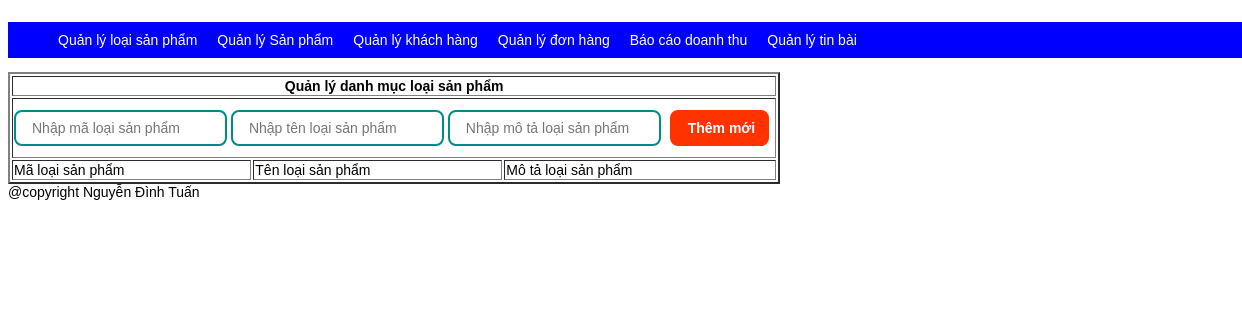
/Manager.php?action=tinbai, run on an earlier commit of the app's database.
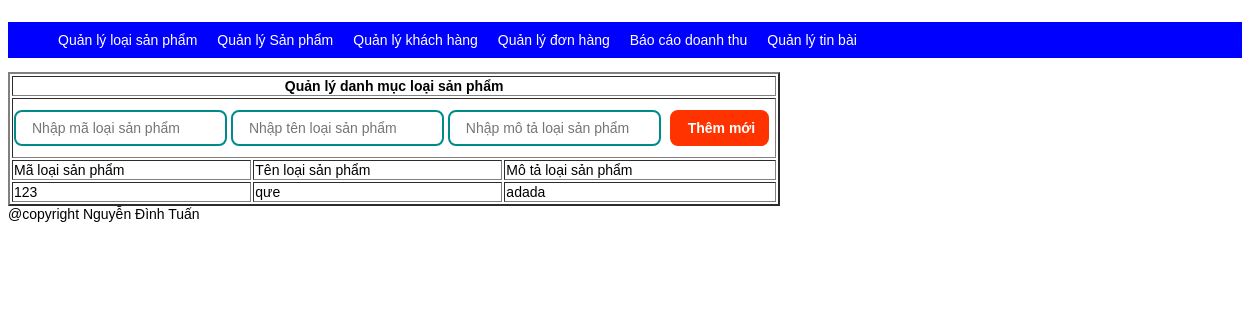
And on a later commit of the database.
### tables this page shows
CREATE TABLE `tbl_new` (
  `code_new` varchar(20) NOT NULL,
  `title_new` varchar(50) NOT NULL,
  `content_new` varchar(200) NOT NULL
);

### tinbai/tb_Function.php (called while the page is built, shortened)
<?php
function getProductCode()
{
	$db = connect();
	$sql = "SELECT * FROM tbl_new";
	$stm = $db->prepare($sql);
	$stm->execute();
	$product = $stm->fetchAll();
	return $product;
}

### tinbai/tb_Add.php (the view, shortened to what this page needs)
<link href="public/style1.css" rel="stylesheet" />
<?php
require_once "tb_Function.php";
$productType=getProductCode();
?>
<form method="post">
    <table border ="2">
        <tr>
            <th colspan="5">Quản lý danh mục loại sản phẩm</th>
        </tr>
        <tr>
            <td colspan="5">
                <input type="text" name="txt_codenew" placeholder="Nhập mã loại sản phẩm" />
                <input type="text" name="txt_titlenew" placeholder="Nhập tên loại sản phẩm" />
                <input type="text" name="txt_content" placeholder="Nhập mô tả loại sản phẩm" />
                <input type="submit" name="btn_submit" value="Thêm mới" />
            </td>
        <tr>
            <td>Mã loại sản phẩm</td>
            <td>Tên loại sản phẩm</td>
            <td>Mô tả loại sản phẩm</td>
        </tr>
        </tr>
        <?php foreach($productType as $k=>$v){?>
        <tr>
            <td><?php echo $v["code_new"]?></td>
            <td><?php echo $v["title_new"]?></td>
            <td><?php echo $v["content_new"]?></td>
        </tr>
        <?php } ?>
    </table>
</form>

What changed in the data, as far as the page shows it:
added tbl_new: code_new "123", title_new "qưe", content_new "adada"
